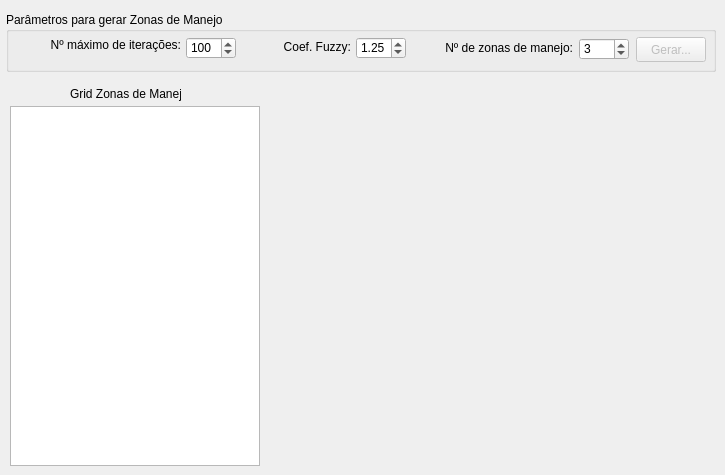
     <widget class="QWidget" name="tab_10">
      <attribute name="title">
       <string>Mapa de Zonas de Manejo</string>
      </attribute>
      <widget class="QLabel" name="label_ZM">
       <property name="geometry">
        <rect>
         <x>269</x>
         <y>106</y>
         <width>440</width>
         <height>360</height>
        </rect>
       </property>
       <property name="text">
        <string/>
       </property>
       <property name="scaledContents">
        <bool>true</bool>
       </property>
      </widget>
      <widget class="QTableWidget" name="datatable_ZM_Classe">
       <property name="geometry">
        <rect>
         <x>10</x>
         <y>106</y>
         <width>250</width>
         <height>360</height>
        </rect>
       </property>
      </widget>
      <widget class="QLabel" name="label_45">
       <property name="geometry">
        <rect>
         <x>70</x>
         <y>86</y>
         <width>111</width>
         <height>16</height>
        </rect>
       </property>
       <property name="text">
        <string>Grid Zonas de Manejo</string>
       </property>
      </widget>
      <widget class="QGroupBox" name="groupBox_ZM_Calcular">
       <property name="geometry">
        <rect>
         <x>6</x>
         <y>12</y>
         <width>710</width>
         <height>60</height>
        </rect>
       </property>
       <property name="title">
        <string>Parâmetros para gerar Zonas de Manejo</string>
       </property>
       <widget class="QSpinBox" name="spinBox_ZM_Iter">
        <property name="geometry">
         <rect>
          <x>180</x>
          <y>25</y>
          <width>50</width>
          <height>22</height>
         </rect>
        </property>
        <property name="minimum">
         <number>2</number>
        </property>
        <property name="maximum">
         <number>1000</number>
        </property>
        <property name="value">
         <number>100</number>
        </property>
       </widget>
       <widget class="QPushButton" name="pushButton_ZM_Calcular">
        <property name="enabled">
         <bool>false</bool>
        </property>
        <property name="geometry">
         <rect>
          <x>630</x>
          <y>25</y>
          <width>70</width>
          <height>25</height>
         </rect>
        </property>
        <property name="text">
         <string>Gerar...</string>
        </property>
       </widget>
       <widget class="QLabel" name="label_22">
        <property name="geometry">
         <rect>
          <x>254</x>
          <y>27</y>
          <width>91</width>
          <height>16</height>
         </rect>
        </property>
        <property name="text">
         <string>Coef. Fuzzy:</string>
        </property>
        <property name="alignment">
         <set>Qt::AlignRight|Qt::AlignTrailing|Qt::AlignVCenter</set>
        </property>
       </widget>
       <widget class="QLabel" name="label_21">
        <property name="geometry">
         <rect>
          <x>407</x>
          <y>28</y>
          <width>160</width>
          <height>16</height>
         </rect>
        </property>
        <property name="text">
         <string>Nº de zonas de manejo:</string>
        </property>
        <property name="alignment">
         <set>Qt::AlignRight|Qt::AlignTrailing|Qt::AlignVCenter</set>
        </property>
       </widget>
       <widget class="QLabel" name="label_20">
        <property name="geometry">
         <rect>
          <x>10</x>
          <y>25</y>
          <width>165</width>
          <height>16</height>
         </rect>
        </property>
        <property name="text">
         <string>Nº máximo de iterações:</string>
        </property>
        <property name="alignment">
         <set>Qt::AlignRight|Qt::AlignTrailing|Qt::AlignVCenter</set>
        </property>
       </widget>
       <widget class="QDoubleSpinBox" name="doubleSpinBox_ZM_CFuzzy">
        <property name="geometry">
         <rect>
          <x>350</x>
          <y>25</y>
          <width>50</width>
          <height>22</height>
         </rect>
        </property>
        <property name="minimum">
         <double>0.250000000000000</double>
        </property>
        <property name="maximum">
         <double>3.000000000000000</double>
        </property>
        <property name="singleStep">
         <double>0.250000000000000</double>
        </property>
        <property name="value">
         <double>1.250000000000000</double>
        </property>
       </widget>
       <widget class="QSpinBox" name="spinBox_ZM_NrZonas">
        <property name="geometry">
         <rect>
          <x>573</x>
          <y>26</y>
          <width>50</width>
          <height>22</height>
         </rect>
        </property>
        <property name="minimum">
         <number>2</number>
        </property>
        <property name="maximum">
         <number>10</number>
        </property>
        <property name="value">
         <number>3</number>
        </property>
       </widget>
      </widget>
     </widget>
